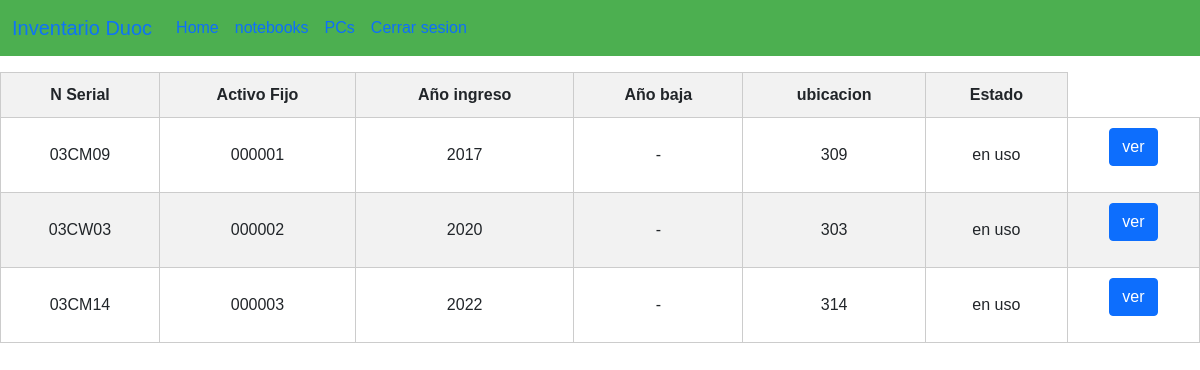
/carros, run on an earlier commit of the app's database.
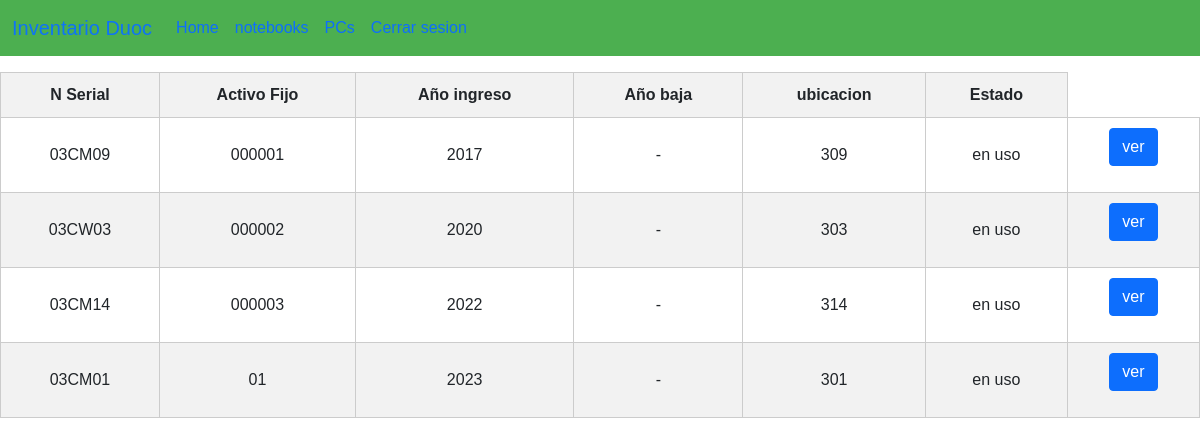
And on a later commit of the database.
### carritos/models.py (models this page shows, shortened)
class Carro(models.Model):
    serial= models.CharField(primary_key=True,max_length=20)
    activo_fijo= models.CharField(max_length=20)
    año_entrada=models.CharField(max_length=4)
    año_baja=models.CharField(max_length=4, null=True)
    ubicacion = models.ForeignKey(Ubicacion, on_delete=models.CASCADE)
    estado = models.CharField(max_length=6)

class Ubicacion(models.Model):
    lugar = models.CharField(max_length=12)
    piso = models.CharField(max_length=12)
    def __str__(self):
        return self.lugar

### carritos/views.py (the view)
# urls.py: path('carros', views.carros, name='carros'),
def carros(request):
    carritos= Carro.objects.all()
    return render(request, "carros.html",{"carros": carritos})

### carritos/templates/carros.html (shortened to what this page needs)
{%extends 'base.html'%}
{%block content%}
    <div >
        <table style="align-items: center;">
            <thead>
                <tr>
                    <th>N Serial</th>
                    <th>Activo Fijo</th>
                    <th>Año ingreso</th>
                    <th>Año baja</th>
                    <th>ubicacion</th>
                    <th>Estado</th>
                </tr>
            </thead>
            <tbody>
                {%for c in carros%}
                <tr>
                    <td>{{c.serial}}</td>
                    <td>{{c.activo_fijo}}</td>
                    <td>{{c.año_entrada}}</td>
                    <td>{{c.año_baja}}</td>
                    <td>{{c.ubicacion}}</td>
                    <td>{{c.estado}}</td>
                    <td><a href="contenido/{{c.serial}}" class="btn btn-primary mb-3">ver</a></td>
                </tr>
                {%endfor%}
            </tbody>
          </table>
    </div>
    {%endblock%}

What changed in the data, as far as the page shows it:
added Carro: serial "03CM01", activo_fijo "01", año_entrada "2023", año_baja "-", ubicacion "301", estado "en uso"
